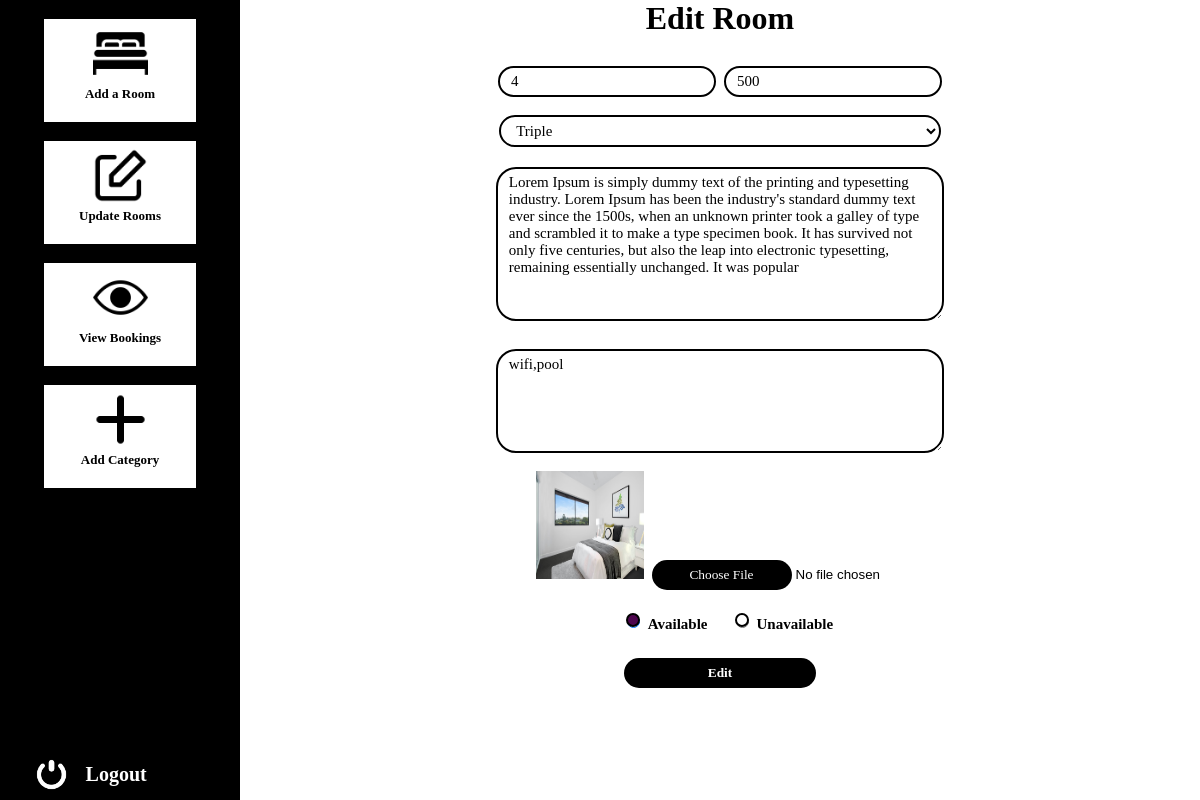
The page /admin/editroom.php?id=4 (signed in) on the database its author committed.
### tables this page shows
CREATE TABLE `chambre` (
  `numero` int(11) NOT NULL,
  `image` text DEFAULT NULL,
  `description` longtext DEFAULT NULL,
  `idcat` int(11) DEFAULT NULL,
  `amenties` text DEFAULT NULL,
  `prix` float DEFAULT NULL,
  `status` int(11) DEFAULT NULL
);

### admin/editroom.php (the view, shortened to what this page needs)
<?php
if(!isset($_GET['id'])){
    header("location:rooms.php");
}else{
    $id = $_GET['id'];
    include("../user/pages/connect.php");
    $query = "SELECT * FROM Chambre WHERE numero = $id;";
    $res = mysqli_query($con,$query);
    $data = mysqli_fetch_all($res,MYSQLI_ASSOC);
    $query1 = "SELECT * FROM Categorie;";
    $res1 = mysqli_query($con,$query1);
    $data1 = mysqli_fetch_all($res1,MYSQLI_ASSOC);
}
?>
<!DOCTYPE html>
<html lang="en">
<head>
    <link rel="stylesheet" href="../user/css/rooms.css"/>
</head>
<body>
    <main class="main">
        <div class="left">
            <div class="menu" onclick="window.location = 'Addroom.php';">
                 <img src="../user/images/bed.png" class="icon"/>
                 <p>Add a Room</p>
            </div>
            <div class="menu" onclick="window.location = 'rooms.php';">
                 <img src="../user/images/edit.png" class="icon"/>
                 <p>Update Rooms</p>
            </div>
            <div class="menu" onclick="window.location = 'viewbooking.php';">
                 <img src="../user/images/view.png" class="icon"/>
                 <p>View Bookings</p>
            </div>
            <div class="menu" onclick="window.location = 'Addcat.php';">
                 <img src="../user/images/add.png" class="icon"/>
                 <p>Add Category</p>
            </div>
            <div class="logout" onclick="window.location = 'rooms.php?out=1';">
                 <img src="../user/images/logout.png" class="out"/>
                 <p>Logout</p>
            </div>
        </div>
        <div class="right">
            <h1>Edit Room<h1>
            <div class="room">
              <form action="editR.php?id=<?php echo $_GET['id'] ?>" method="post" enctype="multipart/form-data">
                <div class="rnum">
                    <input type="text" id="Rnumber" name="number"  placeholder="Room's Number" value="<?php echo $data[0]['numero'] ?>" disabled>
                    <input type="text" id="Rprice" name="price" placeholder="Price" value="<?php echo $data[0]['prix'] ?>">
                </div>
                <div>
                    <select name="cat" id="Scat" >
                    <?php for($i=0;$i<count($data1);$i++){ ?>
                       <?php if($data[0]['idcat'] == $data1[$i]['idcat']){ ?>
                            <option value="<?php echo $data1[$i]['idcat'] ?>" selected><?php echo $data1[$i]['intitule'] ?></option>
                       <?php }else{ ?>
                            <option value="<?php echo $data1[$i]['idcat'] ?>"><?php echo $data1[$i]['intitule'] ?></option>
                       <?php } ?>
                    <?php } ?>
                    </select>
                </div>
                <div>
                    <textarea name="description" id="Sdes" placeholder="Description ..."><?php echo $data[0]['description'] ?></textarea>
                </div>
                <div>
                    <textarea name="amenties" id="Samenties" placeholder="Amenties"><?php echo $data[0]['amenties'] ?></textarea>
                </div>
                <div>
                    <img src="<?php echo $data[0]['image'] ?>" class="edimg"/>
                    <input type="file" id="image" name="image">
                </div>
                <div>
                    <?php if($data[0]['status'] == 1){ ?>
                    <input type="radio" name="status" id="av" value="1" checked>
                    <?php }else{ ?>
                        <input type="radio" name="status" id="av" value="1">
                    <?php } ?>
                    <label for="cus"> Available</label>
                    <?php if($data[0]['status'] == 0){ ?>
                    <input type="radio" name="status" id="unav" value="0" checked>
                    <?php }else{ ?>
                        <input type="radio" name="status" id="unav" value="0">
                    <?php } ?>
                    <label for="unav"> Unavailable</label>
                </div>
                <div>
                    <input type="submit" value="Edit" id="addroom">
                </div>
              </form>
            </div>
        </div>
    </main>
</body>
</html>

### user/css/rooms.css (style rules this page uses)
@media screen and  (min-width:800px) { * { padding: 0; margin: 0; } }
@media screen and  (min-width:800px) { .main { width: 100%; height: 100vh; display: flex; background-color: white; } }
@media screen and  (min-width:800px) { .left { width: 20%; height: 100vh; background-color: black; position: fixed; } }
@media screen and  (min-width:800px) { .right { width: 80%; height: auto; background-color: white; margin-left: 20%; text-align: center; } }
@media screen and  (min-width:800px) { .menu { width: 59%; background-color: white; height: 96px; margin-left: auto; margin-right: auto; cursor: pointer; text-align: center; font-size: 13px; font-weight: bold; margin-top: 19px; padding-top: 7px; padding-left: 5px; padding-right: 5px; font-family: cursive; } }
@media screen and  (min-width:800px) { .icon { width:55px; margin-left: auto; margin-right: auto; display:block; margin-bottom: 5px; } }
@media screen and  (min-width:800px) { .logout { display: flex; text-align: center; font-size: 20px; margin-left: 14%; font-weight: bold; color: white; font-family: cursive; margin-top: 132px; cursor: pointer; position: absolute; bottom: 8px; } }
@media screen and  (min-width:800px) { .out { width: 35px; height: auto; } }
@media screen and  (min-width:800px) { .logout p { margin-left: 17px; margin-top: auto; margin-bottom: auto; } }
@media screen and  (min-width:800px) { .right h1 { font-family: cursive; text-align: center; } }
@media screen and  (min-width:800px) { .room { margin-top: 20px; } }
@media screen and  (min-width:800px) { #Rnumber,#Rprice,#Scat,#Sdes,#Samenties { background: none; outline: none; font-family: cursive; font-size: 15px; color: black; border-radius: 20px; padding: 5px; padding-left: 11px; padding-right: 11px; border: 2px solid black; } }
@media screen and  (min-width:800px) { #Rnumber,#Rprice { width: 20%; margin-bottom: 10px; } }
@media screen and  (min-width:800px) { #Scat { width:46%; margin-bottom: 20px; } }
@media screen and  (min-width:800px) { #Sdes { width: 44%; height: 140px; margin-bottom: 20px; } }
@media screen and  (min-width:800px) { #Samenties { width: 44%; height: 90px; margin-bottom: 10px; } }
@media screen and  (min-width:800px) { #image { outline:none; border: none; } }
@media screen and  (min-width:800px) { input[type='radio'] { margin-left: 20px; margin-bottom: 20px; } }
@media screen and  (min-width:800px) { input[type='radio']:after { width: 10px; height: 10px; border-radius: 15px; top: -2px; left: -1px; position: relative; background-color: white; content: ''; display: inline-block; visibility: visible; border: 2px solid black; } }
@media screen and  (min-width:800px) { input[type='radio']:checked:after { width: 10px; height: 10px; border-radius: 15px; top: -2px; left: -1px; position: relative; background-color: rgb(78, 6, 78); content: ''; display: inline-block; visibility: visible; border: 2px solid black; } }
@media screen and  (min-width:800px) { label { font-size:15px; } }
@media screen and  (min-width:800px) { #addroom { outline: none; border: none; background: black; color: white; border-radius: 20px; height: 30px; cursor: pointer; width: 20%; font-weight: bold; font-family: cursive; margin-bottom: 20px; } }
@media screen and  (min-width:800px) { .edimg { width: 108px; height: 108px; } }

### rows shown on the page
chambre: number "4", price "500", description "Lorem Ipsum is simply dummy text of the printing and typesetting industry. Lorem Ipsum has been the industry's standard dummy text ever since the 1500s, when an unknown printer took a galley of type and scrambled it to make a type specimen book. It has survived not only five centuries, but also the leap into electronic typesetting, remaining essentially unchanged. It was popular", amenties "wifi,pool", image (picture)

### other values the page prints
form field cat "Triple"
